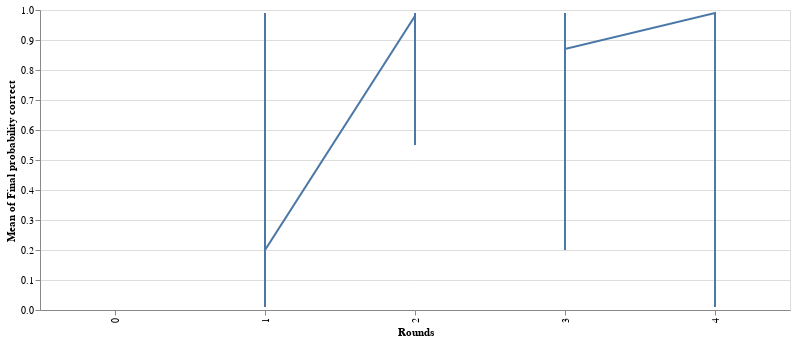

Notebook cell for this chart:
### Code cell
alt.Chart(debates).mark_line().encode(
        x='Rounds:O',
        y='mean(Final probability correct):Q',
        tooltip=['Room name']
    ).properties(width=750)

### Figure 1 — Vega-Lite specification as saved in the notebook (floating-point values rounded to 4 significant figures)
{"config": {"view": {"continuousWidth": 400, "continuousHeight": 300}}, "data": {"name": "data-19414f2c2a1ea4b008f1f874df6c7733"}, "mark": "line", "encoding": {"tooltip": [{"type": "nominal", "field": "Room name"}], "x": {"type": "ordinal", "field": "Rounds"}, "y": {"type": "quantitative", "aggregate": "mean", "field": "Final probability correct"}}, "width": 750, "$schema": "https://vega.github.io/schema/vega-lite/v4.8.1.json", "datasets": {"data-19414f2c2a1ea4b008f1f874df6c7733": [{"Creation time": 1677792082603, "Start time": "2023-03-02T22:18:59.223000", "Room name": "the-desert-and-the-stars-1", "Honest debater": "Sean Wang", "Dishonest debater": "Jackson Petty", "Judge": "Ethan Rosen", "Final probability correct": 0.8, "Rounds": 3, "Final_probability_incorrect": 0.2}, {"Creation time": 1678404069200, "Start time": "2023-03-10T16:04:48.433000", "Room name": "lost-in-translation-3", "Honest debater": "Salsabila Mahdi", "Dishonest debater": "Shreeram Modi", "Judge": "Sean Wang", "Final probability correct": 0.98, "Rounds": 2, "Final_probability_incorrect": 0.02}, {"Creation time": 1676596891375, "Start time": "2023-02-17T16:06:56.914000", "Room name": "the-starbusters-0", "Honest debater": "Vishakh Padmakumar", "Dishonest debater": "Jackson Petty", "Judge": "Sean Wang", "Final probability correct": 0.99, "Rounds": 1, "Final_probability_incorrect": 0.01}, {"Creation time": 1677256223112, "Start time": "2023-02-24T16:31:38.093000", "Room name": "mr-meek-plays-polo-3", "Honest debater": "Julian Michael", "Dishonest debater": "David Rein", "Judge": "Salsabila Mahdi", "Final probability correct": 0.99, "Rounds": 3, "Final_probability_incorrect": 0.01}, {"Creation time": 1670279633546, "Start time": "2022-12-07T22:32:44.623000", "Room name": "ambition-4", "Honest debater": "Shreeram Modi", "Dishonest debater": "Salsabila Mahdi", "Judge": null, "Final probability correct": null, "Rounds": 0, "Final_probability_incorrect": null}, {"Creation time": 1676043375596, "Start time": "2023-02-10T16:07:31.993000", "Room name": "manners-and-customs-2", "Honest debater": "David Rein", "Dishonest debater": "Ethan Rosen", "Judge": "Jackson Petty", "Final probability correct": 0.75, "Rounds": 2, "Final_probability_incorrect": 0.25}, {"Creation time": 1678113424649, "Start time": "2023-03-06T20:40:54.104000", "Room name": "coming-of-the-gods-0", "Honest debater": "Vishakh Padmakumar", "Dishonest debater": "Julien Dirani", "Judge": "Ethan Rosen", "Final probability correct": 0.01, "Rounds": 1, "Final_probability_incorrect": 0.99}, {"Creation time": 1671043651370, "Start time": "2022-12-14T22:19:41.452000", "Room name": "jaywalker-4", "Honest debater": "Shreeram Modi", "Dishonest debater": "Jessica Li", "Judge": "Julian Michael", "Final probability correct": 0.65, "Rounds": 3, "Final_probability_incorrect": 0.35}, {"Creation time": 1677177415939, "Start time": "2023-02-24T15:09:40.555000", "Room name": "mr-meek-plays-polo-1", "Honest debater": "David Rein", "Dishonest debater": "Shreeram Modi", "Judge": "Jackson Petty", "Final probability correct": 0.99, "Rounds": 2, "Final_probability_incorrect": 0.01}, {"Creation time": 1677511792096, "Start time": "2023-02-27T17:46:50.940000", "Room name": "the-soul-eaters-4", "Honest debater": "Sean Wang", "Dishonest debater": "Salsabila Mahdi", "Judge": "Julian Michael", "Final probability correct": 0.99, "Rounds": 2, "Final_probability_incorrect": 0.01}, {"Creation time": 1670280540781, "Start time": "2022-12-07T22:27:35.736000", "Room name": "pied-piper-of-mars-3", "Honest debater": "Jessica Li", "Dishonest debater": "Sean Wang", "Judge": null, "Final probability correct": null, "Rounds": 0, "Final_probability_incorrect": null}, {"Creation time": 1676043107408, "Start time": "2023-02-10T16:09:20.375000", "Room name": "dust-unto-dust-0", "Honest debater": "Julian Michael", "Dishonest debater": "Ethan Rosen", "Judge": "Sean Wang", "Final probability correct": 0.99, "Rounds": 2, "Final_probability_incorrect": 0.01}, {"Creation time": 1678113121048, "Start time": "2023-03-06T16:16:21.516000", "Room name": "stalemate-in-space-3", "Honest debater": "Shreeram Modi", "Dishonest debater": "Jessica Li", "Judge": "David Rein", "Final probability correct": null, "Rounds": 3, "Final_probability_incorrect": null}, {"Creation time": 1678231319751, "Start time": "2023-03-08T17:34:33.066000", "Room name": "lost-in-translation-2", "Honest debater": "Jackson Petty", "Dishonest debater": "Vishakh Padmakumar", "Judge": null, "Final probability correct": null, "Rounds": 0, "Final_probability_incorrect": null}, {"Creation time": 1671043436322, "Start time": "2022-12-14T22:19:52.829000", "Room name": "jaywalker-3", "Honest debater": "Sean Wang", "Dishonest debater": "Salsabila Mahdi", "Judge": "Ethan Rosen", "Final probability correct": 0.45, "Rounds": 3, "Final_probability_incorrect": 0.55}, {"Creation time": 1677177578626, "Start time": "2023-02-23T21:38:35.877000", "Room name": "mr-meek-plays-polo-2", "Honest debater": "Julian Michael", "Dishonest debater": "Vishakh Padmakumar", "Judge": "Ethan Rosen", "Final probability correct": 0.9, "Rounds": 1, "Final_probability_incorrect": 0.1}, {"Creation time": 1678112931406, "Start time": "2023-03-06T21:06:31.092000", "Room name": "the-desert-and-the-stars-3", "Honest debater": "Shreeram Modi", "Dishonest debater": "Max Layden", "Judge": "Jessica Li", "Final probability correct": null, "Rounds": 2, "Final_probability_incorrect": null}, {"Creation time": 1670279484137, "Start time": "2022-12-07T22:36:06.740000", "Room name": "ambition-3", "Honest debater": "Julien Dirani", "Dishonest debater": "Max Layden", "Judge": null, "Final probability correct": null, "Rounds": 0, "Final_probability_incorrect": null}, {"Creation time": 1677177970277, "Start time": "2023-02-23T21:41:56.022000", "Room name": "the-soul-eaters-2", "Honest debater": "Salsabila Mahdi", "Dishonest debater": "Jackson Petty", "Judge": "Julian Michael", "Final probability correct": 0.99, "Rounds": 3, "Final_probability_incorrect": 0.01}, {"Creation time": 1676596981356, "Start time": "2023-02-17T15:23:38.611000", "Room name": "the-starbusters-1", "Honest debater": "Vishakh Padmakumar", "Dishonest debater": "Ethan Rosen", "Judge": "Julian Michael", "Final probability correct": 0.93, "Rounds": 3, "Final_probability_incorrect": 0.07}, {"Creation time": 1676596747020, "Start time": "2023-02-20T21:01:03.346000", "Room name": "doorway-to-kal-jmar-4", "Honest debater": "Ethan Rosen", "Dishonest debater": "Shreeram Modi", "Judge": "Jessica Li", "Final probability correct": 0.95, "Rounds": 2, "Final_probability_incorrect": 0.05}, {"Creation time": 1669655788154, "Start time": "2022-11-30T22:15:01.963000", "Room name": "mightiest-qorn-2", "Honest debater": "Shreeram Modi", "Dishonest debater": "Sean Wang", "Judge": "Vishakh Padmakumar", "Final probability correct": 0.4, "Rounds": 3, "Final_probability_incorrect": 0.6}, {"Creation time": 1676313156709, "Start time": "2023-02-17T16:10:01.061000", "Room name": "the-man-who-was-six-2", "Honest debater": "Jessica Li", "Dishonest debater": "Salsabila Mahdi", "Judge": "Shreeram Modi", "Final probability correct": 0.99, "Rounds": 3, "Final_probability_incorrect": 0.01}, {"Creation time": 1671056234792, "Start time": "2022-12-14T22:20:59.149000", "Room name": "jaywalker-0", "Honest debater": "Jessica Li", "Dishonest debater": "David Rein", "Judge": "Ethan Rosen", "Final probability correct": 0.6, "Rounds": 3, "Final_probability_incorrect": 0.4}, {"Creation time": 1676645969566, "Start time": "2023-02-17T16:39:36.847000", "Room name": "the-man-who-was-six-6", "Honest debater": "David Rein", "Dishonest debater": "Jackson Petty", "Judge": "Vishakh Padmakumar", "Final probability correct": 0.75, "Rounds": 2, "Final_probability_incorrect": 0.25}, {"Creation time": 1677532762430, "Start time": "2023-02-27T21:21:34.432000", "Room name": "stalemate-in-space-0", "Honest debater": "Ethan Rosen", "Dishonest debater": "Shreeram Modi", "Judge": "David Rein", "Final probability correct": 0.99, "Rounds": 2, "Final_probability_incorrect": 0.01}, {"Creation time": 1676313283894, "Start time": "2023-02-13T21:07:07.740000", "Room name": "doorway-to-kal-jmar-1", "Honest debater": "David Rein", "Dishonest debater": "Ethan Rosen", "Judge": "Jessica Li", "Final probability correct": 0.55, "Rounds": 2, "Final_probability_incorrect": 0.45}, {"Creation time": 1676313227120, "Start time": "2023-02-13T21:10:44.903000", "Room name": "doorway-to-kal-jmar-0", "Honest debater": "Salsabila Mahdi", "Dishonest debater": "Ethan Rosen", "Judge": "Sean Wang", "Final probability correct": 0.99, "Rounds": 2, "Final_probability_incorrect": 0.01}, {"Creation time": 1677255554574, "Start time": "2023-02-24T16:29:20.415000", "Room name": "the-soul-eaters-3", "Honest debater": "Ethan Rosen", "Dishonest debater": "Jackson Petty", "Judge": "Shreeram Modi", "Final probability correct": 0.99, "Rounds": 2, "Final_probability_incorrect": 0.01}, {"Creation time": 1678230327750, "Start time": "2023-03-08T17:23:43.105000", "Room name": "retief-of-the-red-1", "Honest debater": "Julian Michael", "Dishonest debater": "David Rein", "Judge": null, "Final probability correct": null, "Rounds": 0, "Final_probability_incorrect": null}, {"Creation time": 1671043350751, "Start time": "", "Room name": "jaywalker-2", "Honest debater": "Sean Wang", "Dishonest debater": "Shreeram Modi", "Judge": null, "Final probability correct": null, "Rounds": 0, "Final_probability_incorrect": null}, {"Creation time": 1677792315334, "Start time": "2023-03-03T14:37:18.009000", "Room name": "the-desert-and-the-stars-2", "Honest debater": "Julian Michael", "Dishonest debater": "Salsabila Mahdi", "Judge": "Vishakh Padmakumar", "Final probability correct": 0.75, "Rounds": 3, "Final_probability_incorrect": 0.25}, {"Creation time": 1678230735534, "Start time": "2023-03-08T16:54:31.249000", "Room name": "coming-of-the-gods-1", "Honest debater": "David Rein", "Dishonest debater": "Vishakh Padmakumar", "Judge": null, "Final probability correct": null, "Rounds": 0, "Final_probability_incorrect": null}, {"Creation time": 1670280617961, "Start time": "2022-12-07T22:44:46.545000", "Room name": "pied-piper-of-mars-4", "Honest debater": "Ethan Rosen", "Dishonest debater": "Julian Michael", "Judge": null, "Final probability correct": null, "Rounds": 0, "Final_probability_incorrect": null}, {"Creation time": 1676914424424, "Start time": "2023-02-20T18:07:48.024000", "Room name": "the-soul-eaters-0", "Honest debater": "David Rein", "Dishonest debater": "Jackson Petty", "Judge": "Vishakh Padmakumar", "Final probability correct": 0.4, "Rounds": 3, "Final_probability_incorrect": 0.6}, {"Creation time": 1677792427135, "Start time": "2023-03-03T14:43:49.677000", "Room name": "stalemate-in-space-2", "Honest debater": "Julian Michael", "Dishonest debater": "Jessica Li", "Judge": "Vishakh Padmakumar", "Final probability correct": 0.8, "Rounds": 3, "Final_probability_incorrect": 0.2}, {"Creation time": 1677797818728, "Start time": "2023-03-03T14:44:12.761000", "Room name": "retief-of-the-red-0", "Honest debater": "David Rein", "Dishonest debater": "Julien Dirani", "Judge": "Salsabila Mahdi", "Final probability correct": 0.99, "Rounds": 4, "Final_probability_incorrect": 0.01}, {"Creation time": 1676595543863, "Start time": "2023-02-17T16:07:47.760000", "Room name": "the-man-who-was-six-3", "Honest debater": "Max Layden", "Dishonest debater": "Jessica Li", "Judge": "Ethan Rosen", "Final probability correct": 0.65, "Rounds": 2, "Final_probability_incorrect": 0.35}, {"Creation time": 1676914285592, "Start time": "2023-02-20T17:37:32.668000", "Room name": "mr-meek-plays-polo-0", "Honest debater": "Vishakh Padmakumar", "Dishonest debater": "David Rein", "Judge": "Jackson Petty", "Final probability correct": 0.51, "Rounds": 4, "Final_probability_incorrect": 0.49}, {"Creation time": 1676313028079, "Start time": "2023-02-13T21:06:16.583000", "Room name": "the-man-who-was-six-0", "Honest debater": "Max Layden", "Dishonest debater": "Julian Michael", "Judge": "Julien Dirani", "Final probability correct": 0.8, "Rounds": 2, "Final_probability_incorrect": 0.2}, {"Creation time": 1677792669001, "Start time": "2023-03-03T16:06:13.459000", "Room name": "lost-in-translation-0", "Honest debater": "David Rein", "Dishonest debater": "Jessica Li", "Judge": "Shreeram Modi", "Final probability correct": 0.2, "Rounds": 3, "Final_probability_incorrect": 0.8}, {"Creation time": 1670280319818, "Start time": "2022-12-07T23:17:35.606000", "Room name": "pied-piper-of-mars-1", "Honest debater": "Sean Wang", "Dishonest debater": "Julian Michael", "Judge": null, "Final probability correct": null, "Rounds": 0, "Final_probability_incorrect": null}, {"Creation time": 1677797740585, "Start time": "2023-03-03T14:43:39.685000", "Room name": "stalemate-in-space-1", "Honest debater": "Ethan Rosen", "Dishonest debater": "Sean Wang", "Judge": "Salsabila Mahdi", "Final probability correct": 0.01, "Rounds": 4, "Final_probability_incorrect": 0.99}, {"Creation time": 1676313483634, "Start time": "2023-02-13T21:07:11.937000", "Room name": "doorway-to-kal-jmar-2", "Honest debater": "Shreeram Modi", "Dishonest debater": "Julien Dirani", "Judge": "Max Layden", "Final probability correct": 0.65, "Rounds": 3, "Final_probability_incorrect": 0.35}, {"Creation time": 1669664951020, "Start time": "2022-11-30T23:42:01.273000", "Room name": "ambition-0", "Honest debater": "Shreeram Modi", "Dishonest debater": "David Rein", "Judge": "Ethan Rosen", "Final probability correct": 0.66, "Rounds": 2, "Final_probability_incorrect": 0.34}, {"Creation time": 1670280052355, "Start time": "2022-12-07T22:59:37.703000", "Room name": "pied-piper-of-mars-0", "Honest debater": "Jessica Li", "Dishonest debater": "Julien Dirani", "Judge": null, "Final probability correct": null, "Rounds": 0, "Final_probability_incorrect": null}, {"Creation time": 1670279803456, "Start time": "2022-12-07T23:13:22.309000", "Room name": "ambition-5", "Honest debater": "Shreeram Modi", "Dishonest debater": "Max Layden", "Judge": null, "Final probability correct": null, "Rounds": 0, "Final_probability_incorrect": null}, {"Creation time": 1670341750686, "Start time": "2022-12-06T16:32:29.245000", "Room name": "pied-piper-of-mars-5", "Honest debater": "Salsabila Mahdi", "Dishonest debater": "Julian Michael", "Judge": null, "Final probability correct": null, "Rounds": 0, "Final_probability_incorrect": null}, {"Creation time": 1669651909319, "Start time": "2022-11-30T22:13:41.016000", "Room name": "mightiest-qorn-0", "Honest debater": "Jessica Li", "Dishonest debater": "Ethan Rosen", "Judge": "Salsabila Mahdi", "Final probability correct": 0.85, "Rounds": 3, "Final_probability_incorrect": 0.15}, {"Creation time": 1676043211562, "Start time": "2023-02-10T16:04:51.870000", "Room name": "dust-unto-dust-2", "Honest debater": "Shreeram Modi", "Dishonest debater": "Jackson Petty", "Judge": "Jessica Li", "Final probability correct": 0.99, "Rounds": 2, "Final_probability_incorrect": 0.01}, {"Creation time": 1676043334730, "Start time": "2023-02-10T16:44:18.505000", "Room name": "manners-and-customs-1", "Honest debater": "Jessica Li", "Dishonest debater": "Sean Wang", "Judge": "Julien Dirani", "Final probability correct": 0.85, "Rounds": 3, "Final_probability_incorrect": 0.15}, {"Creation time": 1676595773182, "Start time": "2023-02-17T16:19:58.596000", "Room name": "the-man-who-was-six-4", "Honest debater": "David Rein", "Dishonest debater": "Salsabila Mahdi", "Judge": "Julien Dirani", "Final probability correct": 0.2, "Rounds": 1, "Final_probability_incorrect": 0.8}, {"Creation time": 1678113307450, "Start time": "2023-03-06T18:48:05.340000", "Room name": "lost-in-translation-1", "Honest debater": "Max Layden", "Dishonest debater": "David Rein", "Judge": "Julian Michael", "Final probability correct": 0.99, "Rounds": 3, "Final_probability_incorrect": 0.01}, {"Creation time": 1676313105423, "Start time": "2023-02-13T21:02:11.073000", "Room name": "the-man-who-was-six-1", "Honest debater": "David Rein", "Dishonest debater": "Sean Wang", "Judge": "Ethan Rosen", "Final probability correct": 0.8, "Rounds": 2, "Final_probability_incorrect": 0.2}, {"Creation time": 1676043165491, "Start time": "2023-02-10T16:06:23.065000", "Room name": "dust-unto-dust-1", "Honest debater": "Julian Michael", "Dishonest debater": "Julien Dirani", "Judge": "David Rein", "Final probability correct": 0.95, "Rounds": 2, "Final_probability_incorrect": 0.05}, {"Creation time": 1676043281654, "Start time": "2023-02-10T16:30:00.985000", "Room name": "manners-and-customs-0", "Honest debater": "Julian Michael", "Dishonest debater": "Shreeram Modi", "Judge": "Salsabila Mahdi", "Final probability correct": 0.99, "Rounds": 3, "Final_probability_incorrect": 0.01}, {"Creation time": 1678230245084, "Start time": "2023-03-10T15:14:46.128000", "Room name": "stalemate-in-space-4", "Honest debater": "Jackson Petty", "Dishonest debater": "Julian Michael", "Judge": null, "Final probability correct": null, "Rounds": 0, "Final_probability_incorrect": null}, {"Creation time": 1677511962935, "Start time": "2023-02-27T16:56:59.949000", "Room name": "the-desert-and-the-stars-0", "Honest debater": "Julian Michael", "Dishonest debater": "Jackson Petty", "Judge": "David Rein", "Final probability correct": 0.98, "Rounds": 3, "Final_probability_incorrect": 0.02}, {"Creation time": 1669665724548, "Start time": "2022-11-30T23:36:48.776000", "Room name": "ambition-2", "Honest debater": "Julian Michael", "Dishonest debater": "Vishakh Padmakumar", "Judge": "Sean Wang", "Final probability correct": 0.8, "Rounds": 2, "Final_probability_incorrect": 0.2}, {"Creation time": 1670280431263, "Start time": "2022-12-07T23:14:01.689000", "Room name": "pied-piper-of-mars-2", "Honest debater": "Ethan Rosen", "Dishonest debater": "Salsabila Mahdi", "Judge": null, "Final probability correct": null, "Rounds": 0, "Final_probability_incorrect": null}, {"Creation time": 1677177737259, "Start time": "2023-02-27T21:08:02.644000", "Room name": "the-soul-eaters-1", "Honest debater": "Jessica Li", "Dishonest debater": "Ethan Rosen", "Judge": "Max Layden", "Final probability correct": 0.8, "Rounds": 3, "Final_probability_incorrect": 0.2}, {"Creation time": 1671043196642, "Start time": "2022-12-14T22:28:29.033000", "Room name": "jaywalker-1", "Honest debater": "Salsabila Mahdi", "Dishonest debater": "David Rein", "Judge": "Julian Michael", "Final probability correct": 0.72, "Rounds": 2, "Final_probability_incorrect": 0.28}, {"Creation time": 1676596596655, "Start time": "2023-02-17T16:06:45.386000", "Room name": "doorway-to-kal-jmar-3", "Honest debater": "Salsabila Mahdi", "Dishonest debater": "Julien Dirani", "Judge": "Sean Wang", "Final probability correct": 0.95, "Rounds": 2, "Final_probability_incorrect": 0.05}, {"Creation time": 1678403930512, "Start time": "2023-03-09T23:32:15.405000", "Room name": "retief-of-the-red-2", "Honest debater": "Sean Wang", "Dishonest debater": "Julian Michael", "Judge": "Ethan Rosen", "Final probability correct": null, "Rounds": 2, "Final_probability_incorrect": null}, {"Creation time": 1669655668738, "Start time": "2022-11-30T22:16:32.598000", "Room name": "mightiest-qorn-1", "Honest debater": "Max Layden", "Dishonest debater": "Julian Michael", "Judge": "David Rein", "Final probability correct": 0.65, "Rounds": 3, "Final_probability_incorrect": 0.35}, {"Creation time": 1676645924826, "Start time": "2023-02-17T16:10:13.945000", "Room name": "the-man-who-was-six-5", "Honest debater": "Julian Michael", "Dishonest debater": "Sean Wang", "Judge": "Shreeram Modi", "Final probability correct": 0.99, "Rounds": 3, "Final_probability_incorrect": 0.01}, {"Creation time": 1669665284196, "Start time": "2022-11-30T23:41:57.383000", "Room name": "ambition-1", "Honest debater": "Max Layden", "Dishonest debater": "Salsabila Mahdi", "Judge": "Jessica Li", "Final probability correct": 0.87, "Rounds": 3, "Final_probability_incorrect": 0.13}]}}
